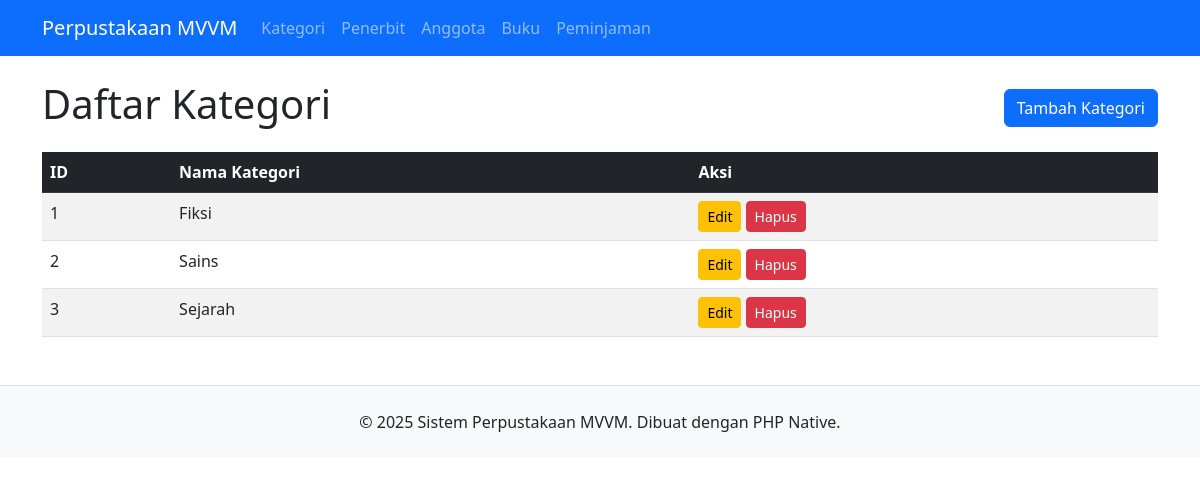
Screenshot of /index.php?page=kategori with the database file from the repository.
### tables this page shows
CREATE TABLE `kategori` (
  `id_kategori` int(11) NOT NULL,
  `nama_kategori` varchar(100) NOT NULL
);

### viewmodels/KategoriViewModel.php (called while the page is built, shortened)
<?php
require_once 'models/Kategori.php';
class KategoriViewModel {
    private $model;
    public function __construct() {
        $database = new Database();
        $db = $database->getConnection();
        $this->model = new Kategori($db);
    }
    public function viewList() {
        return $this->model->read();
    }
}
?>

### models/Kategori.php (called while the page is built, shortened)
<?php
class Kategori {
    private $conn;
    private $table_name = "kategori";
    public function __construct($db) {
        $this->conn = $db;
    }
    public function read() {
        $query = "SELECT * FROM " . $this->table_name . " ORDER BY id_kategori ASC";
        $stmt = $this->conn->prepare($query);
        $stmt->execute();
        return $stmt;
    }
}
?>

### views/kategori_list.php (the view)
<?php
require_once 'viewmodels/KategoriViewModel.php';
$viewModel = new KategoriViewModel();
$rows = $viewModel->viewList();
?>
<div class="mb-3 d-flex justify-content-between align-items-center">
    <h1>Daftar Kategori</h1>
    <a href="index.php?page=kategori_form" class="btn btn-primary">Tambah Kategori</a>
</div>
<table class="table table-striped table-hover">
    <thead class="table-dark">
        <tr>
            <th>ID</th>
            <th>Nama Kategori</th>
            <th>Aksi</th>
        </tr>
    </thead>
    <tbody>
        <?php while ($row = $rows->fetch(PDO::FETCH_ASSOC)): ?>
        <tr>
            <td><?= $row['id_kategori'] ?></td>
            <td><?= $row['nama_kategori'] ?></td>
            <td>
                <a href="index.php?page=kategori_form&id=<?= $row['id_kategori'] ?>" class="btn btn-sm btn-warning">Edit</a>
                <a href="index.php?page=kategori_delete&id=<?= $row['id_kategori'] ?>" class="btn btn-sm btn-danger" onclick="return confirm('Yakin hapus?')">Hapus</a>
            </td>
        </tr>
        <?php endwhile; ?>
    </tbody>
</table>

### rows the page displays
kategori: id_kategori "1", nama_kategori "Fiksi"
kategori: id_kategori "2", nama_kategori "Sains"
kategori: id_kategori "3", nama_kategori "Sejarah"
